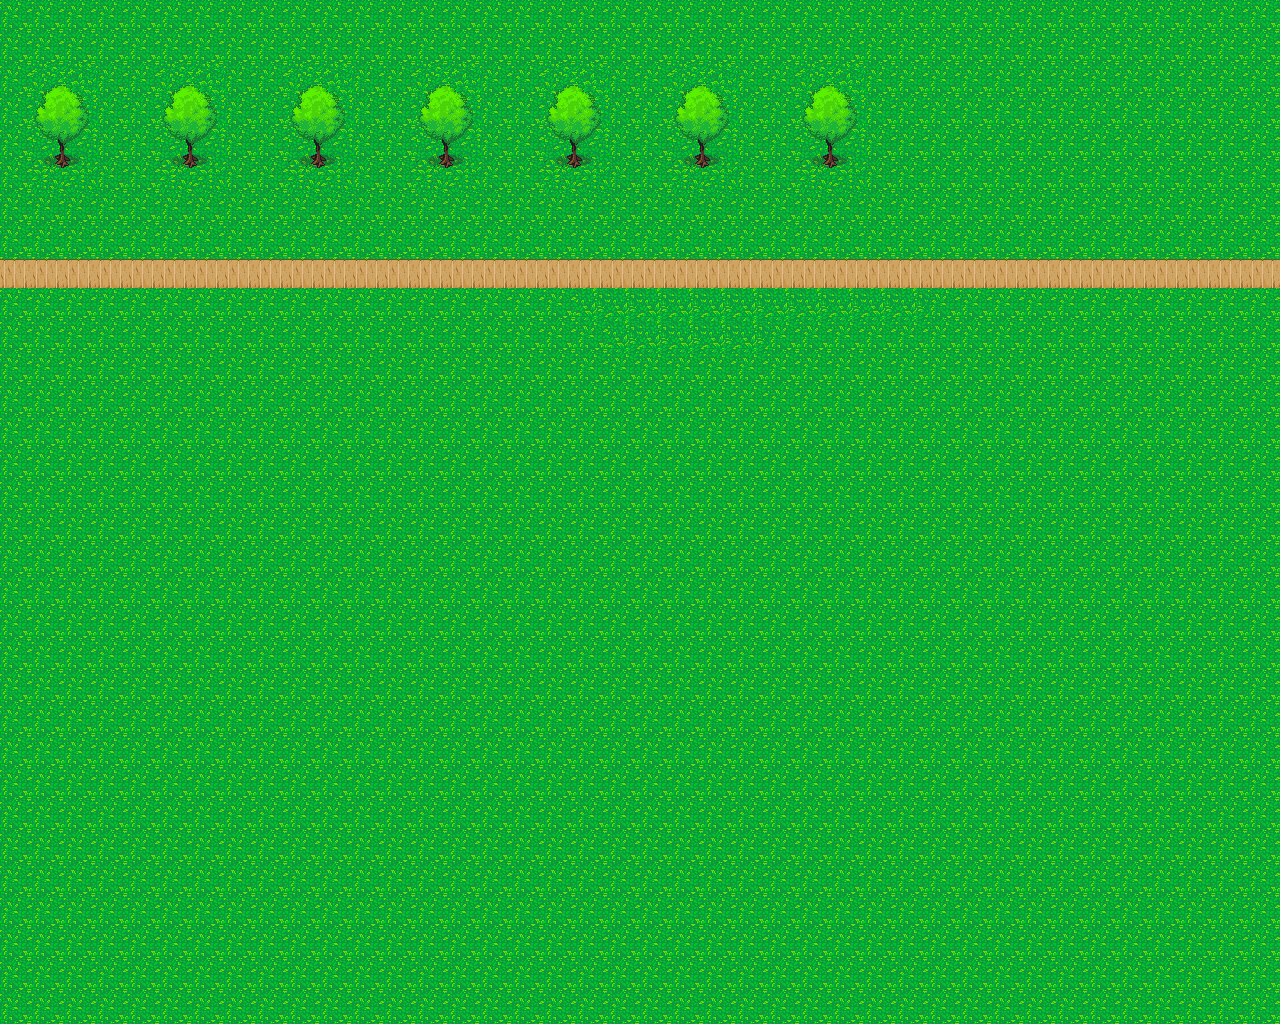

The image is a tile-based game level rendered from a .tmx file. Its description and source (layers, tilesets, objects; grid data summarised) follow:
An orthogonal 40x32 tile map with 32x32 px tiles, 1 tile layer (Tile Layer 1).

<map version="1.0" tiledversion="1.0.3" orientation="orthogonal" renderorder="right-down" width="40" height="32" tilewidth="32" tileheight="32" nextobjectid="1">
 <tileset firstgid="1" name="map4" tilewidth="40" tileheight="32" tilecount="190" columns="19">
  <image source="map4.png" width="764" height="350" />
 </tileset>
 <layer name="Tile Layer 1" width="40" height="32">
  <data>[1280 cells, 1280 non-empty, 11 distinct tile ids]</data>
 </layer>
</map>